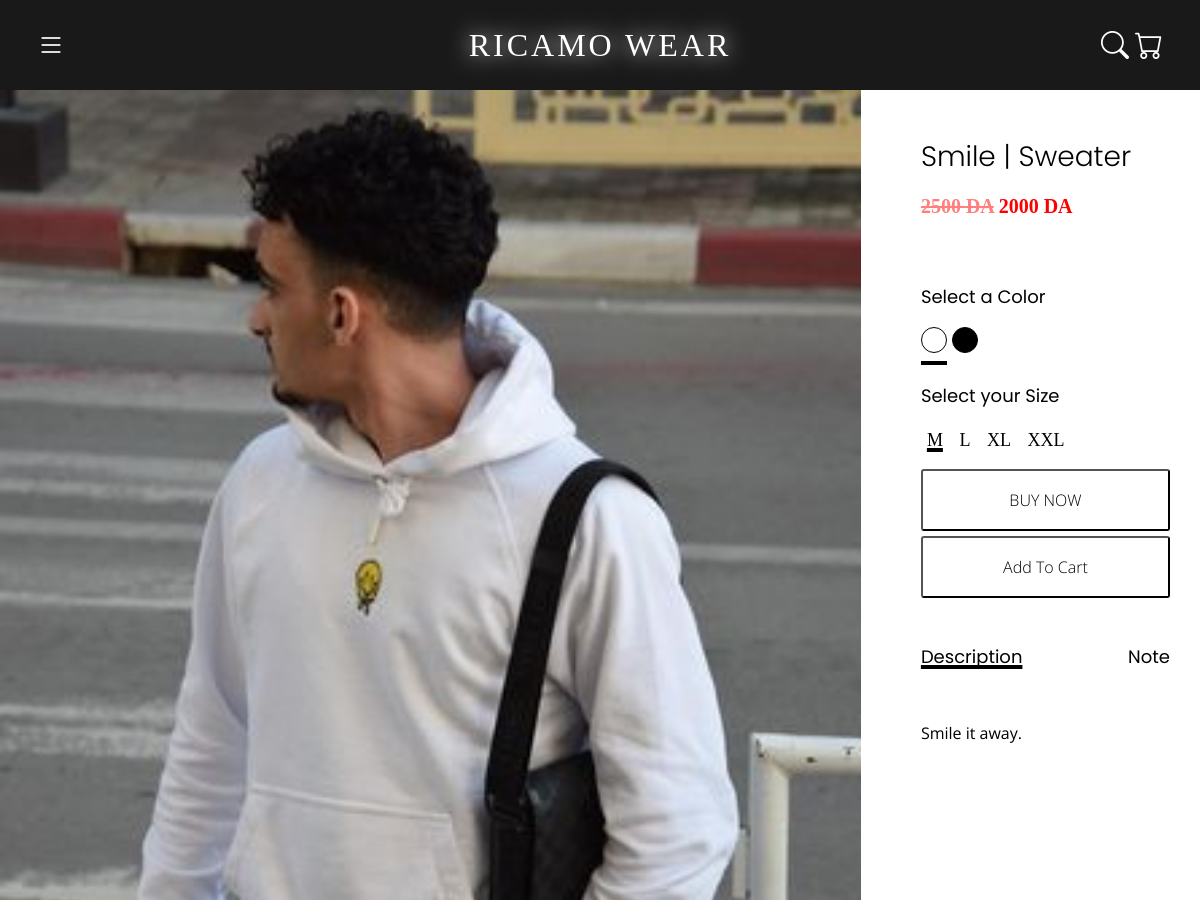
The page /product/Smile/ (upper part) on the database as committed earlier.
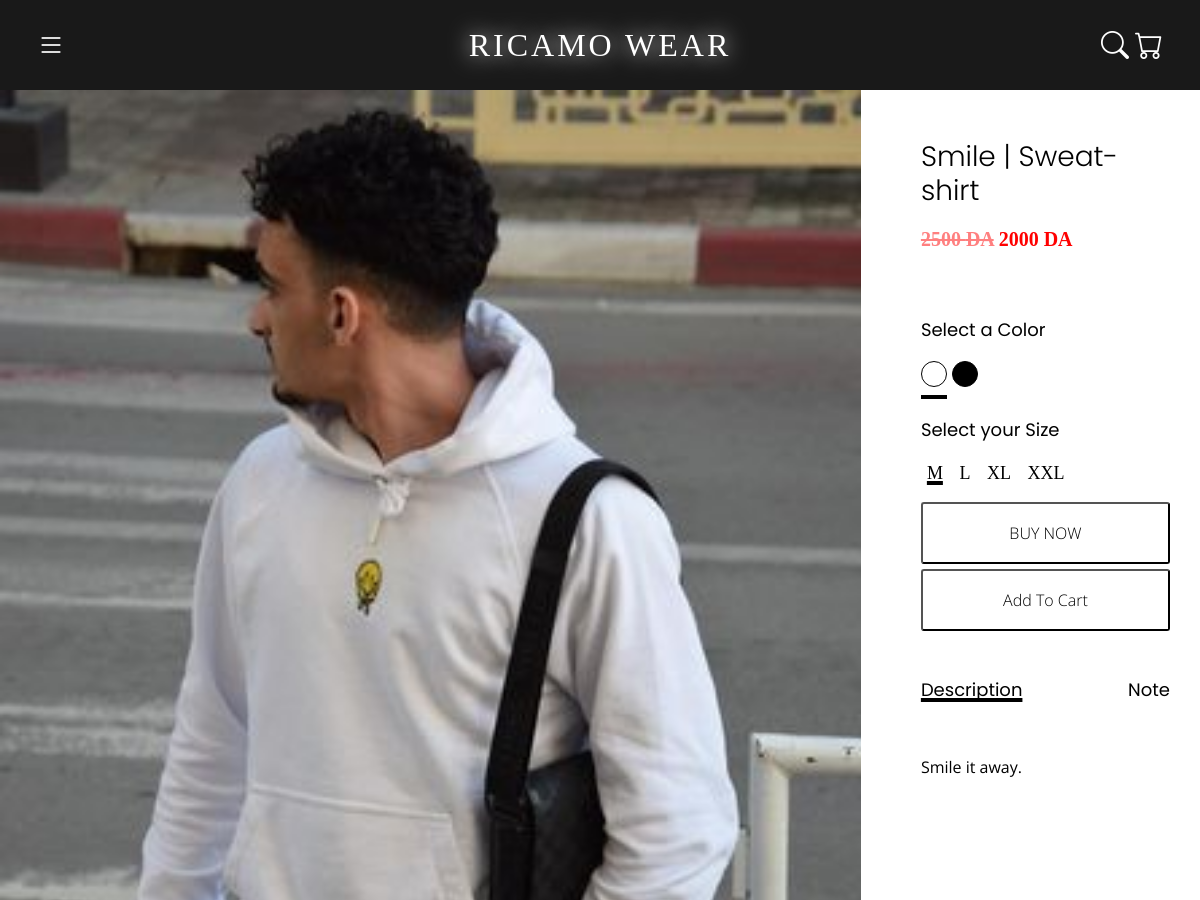
The same page on the database as committed later.
### ricamo/models.py (models this page shows, shortened)
class Product(models.Model):
    name = models.CharField(max_length=30)
    image = models.ImageField(upload_to="product-images-display/", )
    description = models.TextField(max_length=900,null=True,blank=True)
    note = models.TextField(max_length=900,null=True,blank=True)
    care = models.TextField(max_length=900,null=True,blank=True)
    category = models.ForeignKey(Category, on_delete= models.SET_NULL,null=True,blank=True)
    sexe = models.CharField(choices = SEXES, max_length=3)
    types = models.CharField(choices = TYPES, max_length=11)
    price = models.IntegerField(default=2000)
    discounted_price = models.IntegerField(default=None,null=True,blank=True)
    s_size = models.IntegerField(default=0)
    m_size = models.IntegerField(default=0)
    l_size = models.IntegerField(default=0)
    xl_size = models.IntegerField(default=0)
    xxl_size = models.IntegerField(default=0)
    standart_size = models.IntegerField(default=0)
    free_shipping = models.BooleanField(default=False)

class Category(models.Model):
    name = models.CharField(max_length=30)
    image = models.ImageField(upload_to="category-images-display/")
    def __str__(self):
        return self.name

### ricamo/views.py (the view)
# urls.py: path("product/<str:product_name>/",views.product,name="product"),
def product(request, product_name):
    context = context_help(request)
    product = Product.objects.get(name=product_name)
    colors = Color.objects.filter(product=product)
    images = Product_images.objects.filter(product=product)
    context.update({'product':product,'images':images,'colors':colors})
    return render(request,"ricamo/product.html",context)

### ricamo/templates/ricamo/product.html (shortened to what this page needs)
{% extends 'ricamo/base.html' %}
    {% load static %}
{% block main %}
  <main id="main">
          <section id="portfolio-details" class="portfolio-details">
                <div id="container-fluid" class="container-fluid">
                  <div id="contains" class="contains">
                      <div id="souffri" class="slideshow-container" style="width:100%">
                        <div id="test1" class="contains-images">
                          <div class="image-portfolio">
                              <img src="{{product.image.url}}" alt="">
                          </div>
                        </div>
                      </div>
                      <div class="contains-text">
                          <div class="sticky-shit">
                            <div class="product-description">
                                    <h3 style="font-weight:300">{{product.name}} | {{product.category}}</h3>
                                    <h3 class="price price-col">{% if product.discounted_price %}<del>{{product.price}} DA</del> {{product.discounted_price}} {% else %} {{product.price}} {% endif %}  DA </h3><br><br>
                                    <h5 style="font-weight: 400;font-size: 18px">Select a Color</h5>
                                    <div id="select-a-color" class="price select-a-color">
                                      {% for color in colors %}
                                        <div class="color-wrapper">
                                          <span class="colors-dispo" style="background-color:{{color.color}}"></span>
                                        </div>
                                      {% endfor %}
                                    </div>
                                    <h5 style="font-weight: 400;font-size: 18px;  margin-top:20px!important">Select your Size</h5>
                                    <div id="select-a-size" class="price select-a-size" style="font-size: 18px">
                                      {% if product.m_size %} <span class="sizes-dispo">M</span>{% endif %}
                                      {% if product.l_size %} <span class="sizes-dispo">L</span>{% endif %}
                                      {% if product.xl_size %} <span class="sizes-dispo">XL</span>{% endif %}
                                      {% if product.xxl_size %} <span class="sizes-dispo">XXL</span>{% endif %}
                                    </div>
                                    <form id="buy-now-form" action="{% url 'checkout' %}" method="get">
                                      <button type="submit" class="buy-now" style="margin-top: 15px;">BUY NOW</button>
                                    <button type="button" onclick="addtocart()" style="margin-top:5px;" class="buy-now">Add To Cart</button><br><br><br>
                                    <div class="d-flex justify-content-between">
                                      <button type="button" onclick="showdescription()" class="roh-froutt">
                                        <h5 class="h5-product to-select-1">Description</h5>
                                      </button>
                                      {% if product.note %}
                                      <button type="button" onclick="shownote()" class="roh-froutt">
                                        <h5 class="h5-product to-select-2">Note</h5>
                                      </button>
                                      {% endif %}
                                    </div>
                                    <div class="description"><p class="price" style="font-size: 20px">{{product.description|linebreaks}}</p></div>
                            </div>
                          </div>
                      </div>
                  </div>
                </div>
              </section>
  </main>
{% endblock %}

Rows that differ between the two databases and show on the page:
changed Product "Smile": category "Sweater" → "Sweat-shirt"
